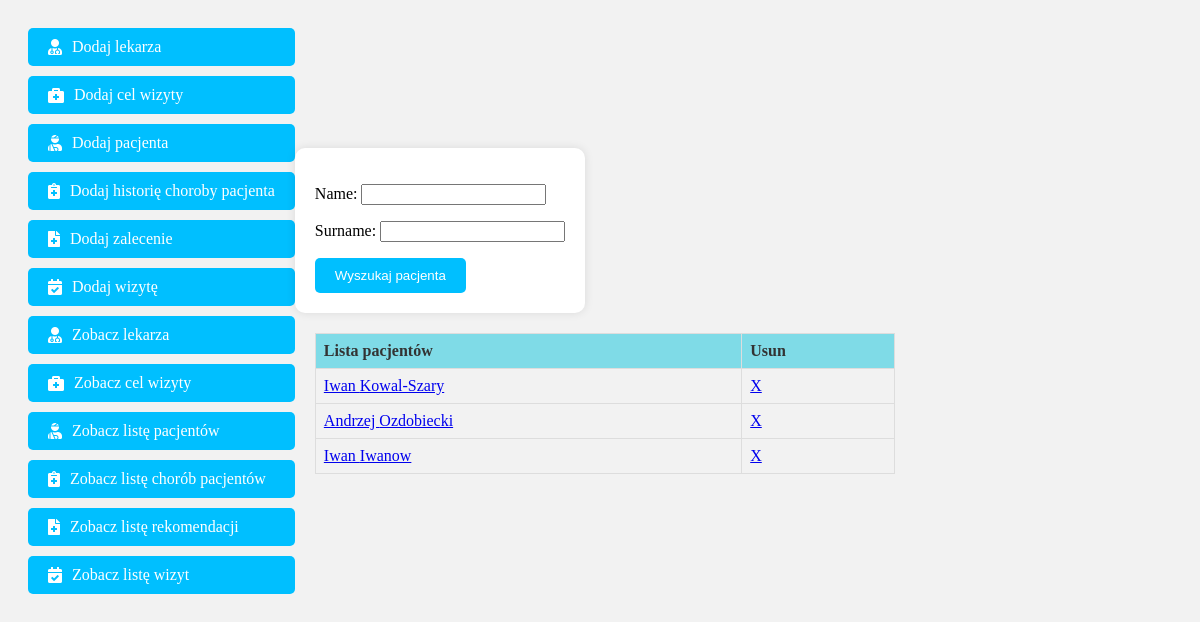
/show_patient/, run on an earlier commit of the app's database.
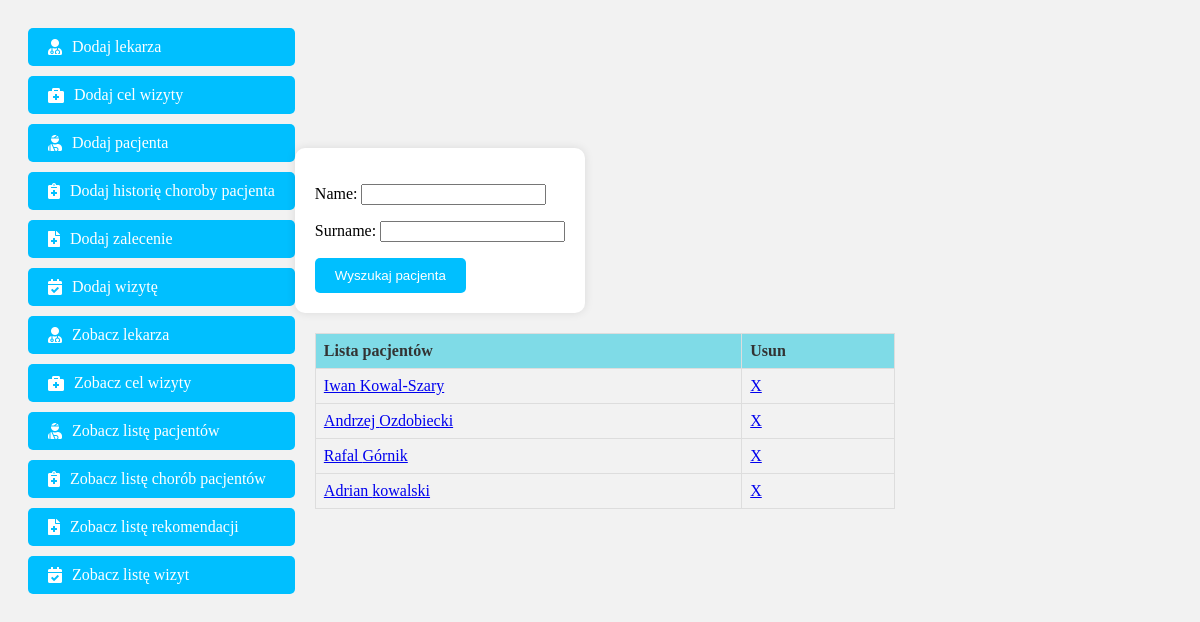
And on a later commit of the database.
### registration/models.py (models this page shows, shortened)
class Patient(models.Model):
    name = models.CharField(max_length=64)
    surname = models.CharField(max_length=64)

### registration/views.py (the view)
# urls.py: path('show_patient/', views.LetShowPatients.as_view(), name='show_patients'),
class LetShowPatients(View):
    def get(self, request):
        db_patient = Patient.objects.all()
        form = PatientSearch(request.GET)
        if form.is_valid():
            name = form.cleaned_data.get('name', '')
            db_patient = db_patient.filter(name__contains=name)
            surname = form.cleaned_data.get('surname', '')
            if surname:
                db_patient = db_patient.filter(surname__contains=surname)
        return render(request, 'show_patient.html', {'patients': db_patient, 'form': form})

### registration/forms.py
class PatientSearch(forms.Form):
    name = forms.CharField(required=False)
    surname = forms.CharField(required=False)

### templates/show_patient.html
{% extends 'index.html' %}
{% block content %}
    <form class="nice-form">
    {{ form.as_p }}
     <button type="submit" class="nice-button">Wyszukaj pacjenta</button>
    </form>
<table class="nice-table">
    <thead>
        <tr>
            <th>Lista pacjentów</th>
            <th>Usun</th>
        </tr>
    </thead>
    <tbody>
        {% for patient in patients %}
        <tr>
            <td><a href="/show_patient/{{ patient.id }}">{{ patient.name }} {{ patient.surname }}</a></td>
            <td><a href="/delete_patient/{{ patient.id }}">X</a></td>
        </tr>
        {% endfor %}
    </tbody>
</table>
{% endblock %}

What changed in the data, as far as the page shows it:
removed Patient: name "Iwan", surname "Iwanow"
added Patient: name "Rafal", surname "Górnik"
added Patient: name "Adrian", surname "kowalski"
